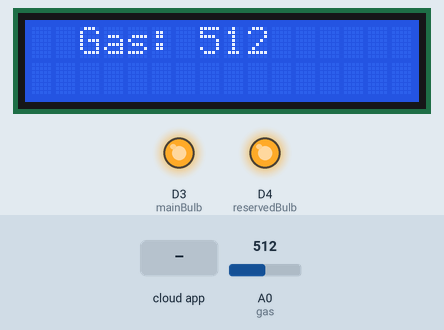
Recording of a sketch running on a simulated ESP8266 (NodeMCU). On the bench: 16×2 character LCD, output pins drawn as LEDs (lit = HIGH). Inputs (shaded band) come from the test bench; at power-on: A0 (gas) = 512. WiFi joins after 1.5 s; servers stay silent unless stated; the Firebase database answers and starts empty; what the sketch prints to the serial monitor is not drawn.

Above: at 2.8 s.
2.9 s: A0 (gas) set to 985
At 4.3 s:
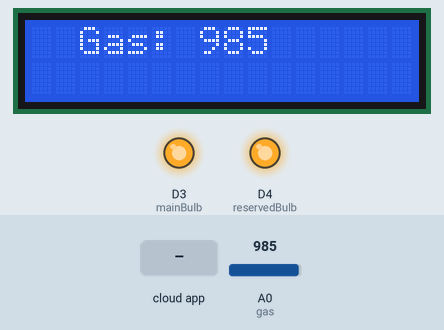
4.6 s: A0 (gas) set to 1012
At 4.99 s:
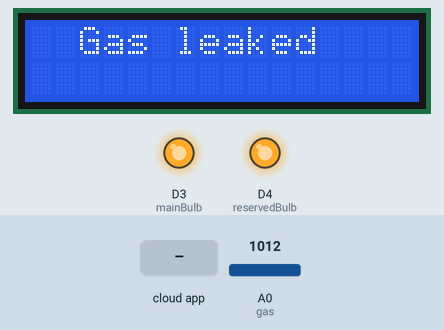
7.6 s: A0 (gas) set to 90
At 8.6 s:
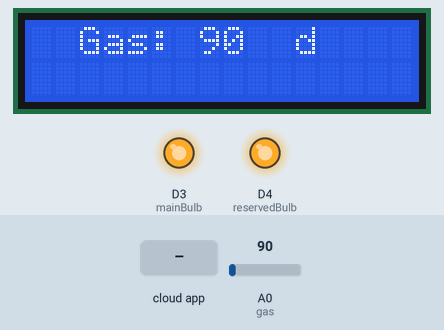
9.2 s: A0 (gas) set to 11
At 9.5 s:
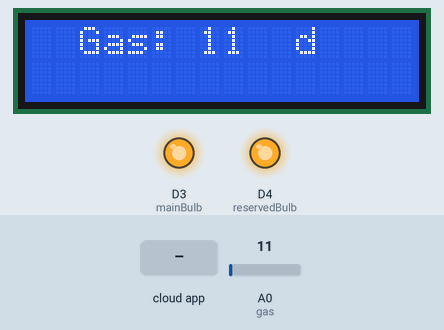
10.7 s: A0 (gas) set to 8
At 11.9 s:
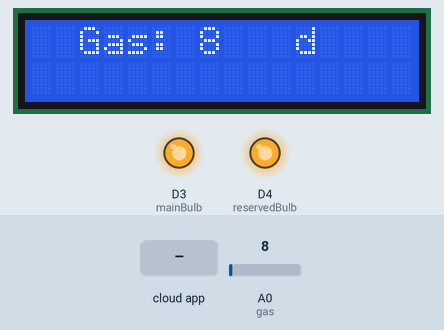
12.2 s: the phone or cloud app sets mainBulb to 1
At 13.5 s:
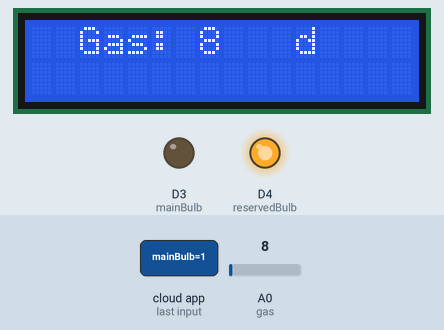
Timing chart, 0 to 15.0 s (numbered marks = the images above; inputs shaded):
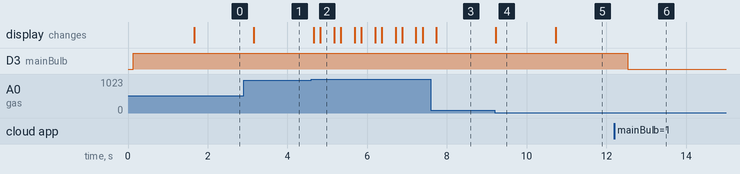

Measured:
- the behaviour switches between 999 and 1000 on A0 (gas) (found by bisection; images 1 and 2)
- the behaviour switches between 10 and 9 on A0 (gas) (found by bisection; images 4 and 5)
- after the input at 2.9 s, the display: changes after 0.25 s (image 1)
- after the input at 4.6 s, the display: first changes after 0.05 s (image 2 shows a later state)
- after the input at 7.6 s, the display: changes after 0.13 s (image 3)
- after the input at 9.2 s, the display: changes at once (image 4)
- after the input at 10.7 s, the display: changes at once (image 5)
- after the input at 12.2 s, D3 (mainBulb): HIGH → LOW after 0.33 s

The sketch:

gas-arduino-code.ino
```cpp
#include <Wire.h>
#include <Arduino.h>
#include <ESP8266WiFi.h>
#include <Firebase_ESP_Client.h>
#include "addons/TokenHelper.h"
#include "addons/RTDBHelper.h"
#include <Servo.h>
#include <LiquidCrystal_I2C.h>

#define mainBulb D3
#define reservedBulb D4
#define gas A0

LiquidCrystal_I2C lcd(0x3F, 16, 2);

#define WIFI_SSID ""
#define WIFI_PASSWORD ""

#define API_KEY ""
#define DATABASE_URL ""

FirebaseData fbdo;
FirebaseAuth auth;
FirebaseConfig config;

bool signupOK = false;

int data = 0;
int sensorThres = 100;


unsigned long sendDataPrevMillis = 0;

void setup() {
  lcd.begin(16, 2);
  lcd.init();
  lcd.clear();
  lcd.backlight();
  pinMode(mainBulb, OUTPUT);
  pinMode(reservedBulb, OUTPUT);
  digitalWrite(mainBulb, HIGH);
  digitalWrite(reservedBulb, HIGH);
  Serial.begin(9600);
  WiFi.begin(WIFI_SSID, WIFI_PASSWORD);
  Serial.print("Connecting to Wi-Fi");
  while (WiFi.status() != WL_CONNECTED) {
    Serial.print(".");
    delay(300);
  }
  Serial.println();
  Serial.print("Connected with IP: ");
  Serial.println(WiFi.localIP());
  Serial.println();

  config.api_key = API_KEY;
  config.database_url = DATABASE_URL;

  if (Firebase.signUp(&config, &auth, "", "")) {
    Serial.println("Firebase connection successful");
    signupOK = true;
  } else {
    Serial.printf("Firebase sign-up error: %s\n", config.signer.signupError.message.c_str());
  }

  config.token_status_callback = tokenStatusCallback;
  Firebase.begin(&config, &auth);
  Firebase.reconnectWiFi(true);
}

void gasValue(){
  int data = analogRead(gas);
  Serial.print("Gas: ");
  Serial.println(data);
  lcd.setCursor(2,0);
  lcd.print("Gas: ");
  lcd.println(data);
  Firebase.RTDB.setInt(&fbdo, "monitor/gas", data);
  if (data > 999) {
    Serial.println("Alert gas leaked!");
    lcd.clear();
    lcd.setCursor(5,0);
    lcd.print("Alert!");
    lcd.setCursor(2,0);
    lcd.print("Gas leaked");
  }
}


void loop() {
  if (Firebase.ready() && signupOK && (millis() - sendDataPrevMillis > 500 || sendDataPrevMillis == 0)) {
    sendDataPrevMillis = millis();

    gasValue();
    if (Firebase.RTDB.getBool(&fbdo, "controls/mainBulb")) {
      if (fbdo.dataType() == "boolean"){
      bool mainBulbStateStr = fbdo.boolData();
      Serial.println("Seccess: " + fbdo.dataPath() + ": " + mainBulbStateStr + "(" + fbdo.dataType() + ")");
      bool mainBulbState = (mainBulbStateStr == false) ? HIGH : LOW;
      digitalWrite(mainBulb, mainBulbState);
      }
    } else {
      Serial.println("Failed to read Auto: " + fbdo.errorReason());
    }

    if (Firebase.RTDB.getBool(&fbdo, "controls/reservedBulb")) {
      if (fbdo.dataType() == "boolean"){
      bool reservedBulbStateStr = fbdo.boolData();
      Serial.println("Seccess: " + fbdo.dataPath() + ": " + reservedBulbStateStr + "(" + fbdo.dataType() + ")");
      bool reservedBulbState = (reservedBulbStateStr == false) ? HIGH : LOW;
      digitalWrite(reservedBulb, reservedBulbState);
      }
    } else {
      Serial.println("Failed to read Auto: " + fbdo.errorReason());
    }


    Serial.println("_______________________________________");
  }
}
```
